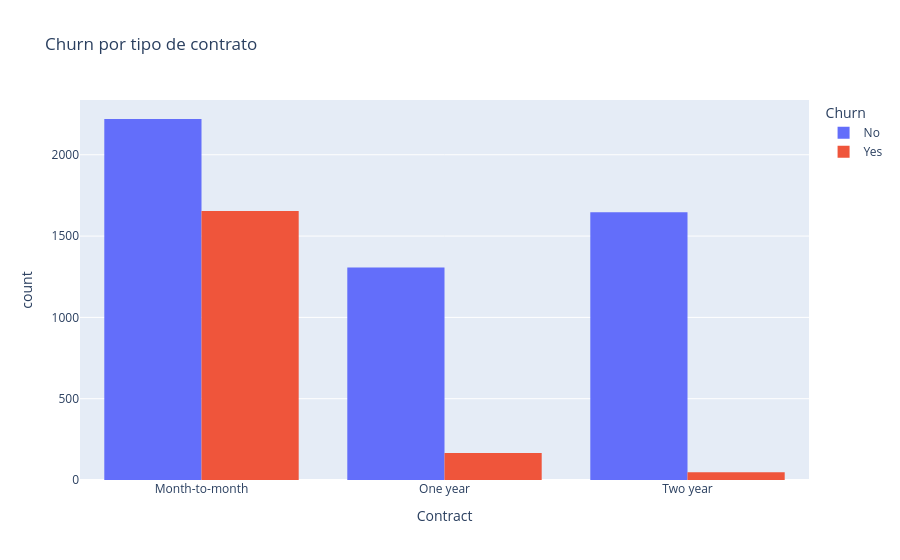

The notebook cell saved with this chart:
### Code cell
fig = px.histogram(df, x='Contract', color='Churn', barmode='group',
                    title='Churn por tipo de contrato')
fig.write_html('../artifacts/eda_churn_by_contract.html')
fig.show()

### Figure 1 — Plotly figure (JSON) as saved in the notebook; plotly's stock layout.template omitted (floating-point values rounded to 4 significant figures; data arrays with more than 128 entries replaced by an {"elided": "..."} marker saying what was removed)
{"data": [{"alignmentgroup": "True", "bingroup": "x", "hovertemplate": "Churn=No<br>Contract=%{x}<br>count=%{y}<extra></extra>", "legendgroup": "No", "marker": {"color": "#636efa", "pattern": {"shape": ""}}, "name": "No", "offsetgroup": "No", "orientation": "v", "showlegend": true, "type": "histogram", "x": {"elided": "5174 str values"}, "xaxis": "x", "yaxis": "y"}, {"alignmentgroup": "True", "bingroup": "x", "hovertemplate": "Churn=Yes<br>Contract=%{x}<br>count=%{y}<extra></extra>", "legendgroup": "Yes", "marker": {"color": "#EF553B", "pattern": {"shape": ""}}, "name": "Yes", "offsetgroup": "Yes", "orientation": "v", "showlegend": true, "type": "histogram", "x": {"elided": "1869 str values"}, "xaxis": "x", "yaxis": "y"}], "layout": {"barmode": "group", "legend": {"title": {"text": "Churn"}, "tracegroupgap": 0}, "title": {"text": "Churn por tipo de contrato"}, "xaxis": {"anchor": "y", "domain": [0, 1], "title": {"text": "Contract"}}, "yaxis": {"anchor": "x", "domain": [0, 1], "title": {"text": "count"}}}}
